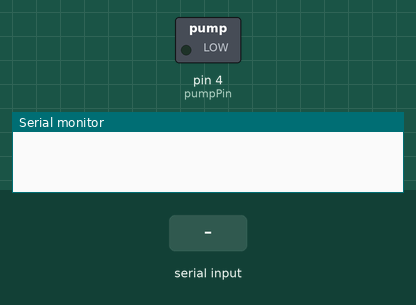
A sketch run on a simulated Arduino Mega 2560, built with avr-gcc and run on an emulated ATmega2560. Parts: switched loads named in the sketch (green lamp = pin HIGH), the last lines printed to the serial monitor. The inputs (shaded band) are chosen by the test bench.

Above: at 1.2 s.
1.3 s: "p" received over Serial
At 2.5 s:
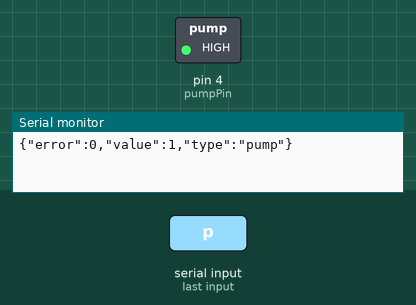
2.8 s: "s" received over Serial
At 3.8 s:
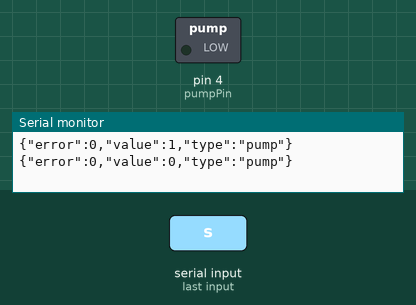
Timing chart, 0 to 5.8 s (numbered marks = the images above; inputs shaded):
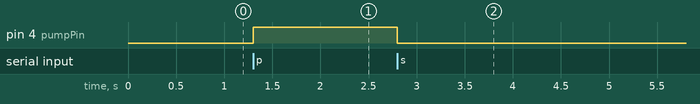

The sketch:

Watering.ino.ino
```cpp
/* Simple Serial ECHO script : Written by ScottC 03/07/2012 */
#include <stdlib.h>
#include <ArduinoJson.h>
#include <DHT.h>
#include <NewPing.h>
// definitions
#define TRIGGER_PIN  12  // Arduino pin tied to trigger pin on ping sensor.
#define ECHO_PIN     11  // Arduino pin tied to echo pin on ping sensor.
#define MAX_DISTANCE 100 // Maximum distance we want to ping for (in centimeters). Maximum sensor distance is rated at 400-500cm.
NewPing sonar(TRIGGER_PIN, ECHO_PIN, MAX_DISTANCE);
unsigned int pingSpeed = 50; // How frequently are we going to send out a ping (in milliseconds). 50ms would be 20 times a second.
unsigned long pingTimer;     // Holds the next ping time.
// time from start
unsigned long time;
unsigned long time_start_pump;
unsigned long time_end_pump;
boolean is_pump = false;
/* Use a variable called byteRead to temporarily stopre
   the data coming from the computer */
int byteRead;
// configure dht11 sensor
// #define DHTTYPE DHT22
#define DHTPIN 2  //Digital pin for comunications to the temp/humidity sensor
#define DHTTYPE DHT11

//json buffer
StaticJsonBuffer<200> jsonBuffer;
JsonObject& root = jsonBuffer.createObject();

// analog pins for soil humidity, the sensor pin switch it on
// so we can avoid it degradationdue to the electrolisis
int analogPin = 0;
int sensorPin = 3;
int readVal = 0;

//pump pin
int pumpPin = 4;

float avegValue = 0.0;
char holder[7];
// sensor labels
const char * SOIL="soil";
const char * TANK="tank";
const char * TEMP="temperature";
const char * HUMI="humidity";
const char * PUMP="pump";

// Initialize DHT sensor.
DHT dht(DHTPIN, DHTTYPE);

void setup() {
// Turn the Serial Protocol ON
  Serial.begin(9600);
  pinMode(pumpPin,OUTPUT);
  pinMode(sensorPin,OUTPUT);
  digitalWrite(pumpPin,LOW);
  dht.begin();
}

void loop() {

  if (Serial.available()) {
    /* read the most recent byte */
    byteRead = Serial.read();
    /*ECHO the value that was read, back to the serial port. */
    processInput((char)byteRead);
  }
  time = millis();
  if (is_pump){
    // check for time or time overflow
    if (time < time_start_pump || time > time_end_pump){
        stopPump();
      }
  }

}

// return an error through the serial
void printError(const char* ErrorCode, const char* type){
  char buffer[256];
  root["error"] = ErrorCode;
  root["value"] = "error";
  root["type"] = type;
  root.printTo(buffer, sizeof(buffer));
  Serial.println(buffer);
}
// return value
void returnValue(float value, boolean error, const char* type){
  char buffer[256];
  root["error"] = 0;
  if (error) {
    root["error"] = 1;
  };
  root["value"] = value;
  root["type"] = type;
  root.printTo(buffer, sizeof(buffer));
  Serial.println(buffer);
}
// do the required action
void processInput(char Input) {
  // do something different depending on the
  switch (Input) {
  case 'e':
    readEnv();
    break;
  case 'p':
    pump();
    break;
  case 'r':
    returnValue(getSensorReading(),false,SOIL);
    break;
  case 't':
    returnValue(readDistance(),false,TANK);
    break;
  case 's':
    stopPump();
    break;
  default:
    returnValue(0,true,"error");
    break;
  }
}

// read enviroment through dht11
void readEnv()
{
  // Reading temperature or humidity takes about 250 milliseconds!
  // Sensor readings may also be up to 2 seconds 'old' (its a very slow sensor)
  float h = dht.readHumidity();
  // Read temperature as Celsius (the default)
  float t = dht.readTemperature();
  // Check if any reads failed and exit early (to try again).
  if (isnan(h) || isnan(t) ) {
    printError("Failed to read from DHT sensor!",TEMP);
    return;
  } else {
    returnValue(h,false,HUMI);
    returnValue(t,false,TEMP);
  }

}


// read soil sensor
float getSensorReading(){
  // switch oin sensor
    digitalWrite(sensorPin, HIGH);
    delay(300);
     /*  check if data has been sent from the computer: */
     avegValue = 0;
     for (int i=0; i<10;i++) {
         avegValue += analogRead(analogPin);
         delay(20);
     }
     avegValue = avegValue/10.0;
         // read the input pin
     String g= (String)dtostrf( avegValue, 7, 3,holder);
     // switch off sensor
     digitalWrite(sensorPin,LOW);
     return avegValue;
}
// read distance sensor
float readDistance() {
  // Don't do anything here!
  unsigned int uS = sonar.ping(); // Send ping, get ping time in microseconds (uS).
  float result = uS / US_ROUNDTRIP_CM  ;
  return result; // Convert ping time to distance and print result (0 = outside set distance range, no ping echo)
}
// pump start
void pump() {
  if (!is_pump){
    returnValue(1,false,PUMP);
    digitalWrite(pumpPin, HIGH);
    // stop pump after 1 minute
    unsigned long duration = 60000  ;
    time_start_pump = millis();
    time_end_pump = time_start_pump + duration;
    is_pump = true;
  }
}
// stop pump
void stopPump() {
  digitalWrite(pumpPin,LOW);
  returnValue(0,false,PUMP);
  is_pump = false;
}
```

Event.cpp
```cpp
// (licence header left out)
/*  * * * * * * * * * * * * * * * * * * * * * * * * * * *
 Code by Simon Monk
 http://www.simonmonk.org
* * * * * * * * * * * * * * * * * * * * * * * * * * * * */

// For Arduino 1.0 and earlier
#if defined(ARDUINO) && ARDUINO >= 100
#include "Arduino.h"
#else
#include "WProgram.h"
#endif

#include "Event.h"

Event::Event(void)
{
	eventType = EVENT_NONE;
}

void Event::update(void)
{
    unsigned long now = millis();
    update(now);
}

void Event::update(unsigned long now)
{
	if (now - lastEventTime >= period)
	{
		switch (eventType)
		{
			case EVENT_EVERY:
				(*callback)();
				break;

			case EVENT_OSCILLATE:
				pinState = ! pinState;
				digitalWrite(pin, pinState);
				break;
		}
		lastEventTime = now;
		count++;
	}
	if (repeatCount > -1 && count >= repeatCount)
	{
		eventType = EVENT_NONE;
	}
}
```

Event.h
```cpp
// (licence header left out)
/*  * * * * * * * * * * * * * * * * * * * * * * * * * * *
 Code by Simon Monk
 http://www.simonmonk.org
* * * * * * * * * * * * * * * * * * * * * * * * * * * * */

#ifndef Event_h
#define Event_h

#include <inttypes.h>

#define EVENT_NONE 0
#define EVENT_EVERY 1
#define EVENT_OSCILLATE 2

class Event
{

public:
  Event(void);
  void update(void);
  void update(unsigned long now);
  int8_t eventType;
  unsigned long period;
  int repeatCount;
  uint8_t pin;
  uint8_t pinState;
  void (*callback)(void);
  unsigned long lastEventTime;
  int count;
};

#endif
```

Measured:
- after the input at 1.3 s, pin 4 (pumpPin): LOW → HIGH at once
- after the input at 2.8 s, pin 4 (pumpPin): HIGH → LOW at once
